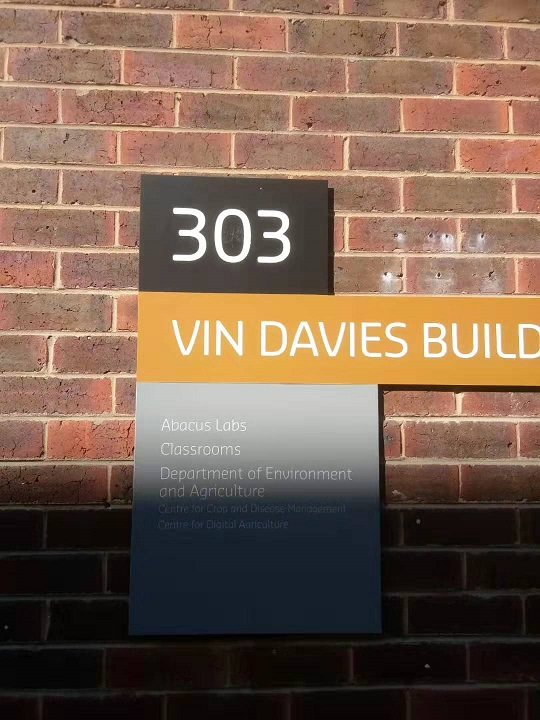
#> input picture Machine Perception/Mp/Assignment/BS01.jpg, 540 x 720 px; its folder holds only this picture in this run
$ python -i numberExtraction.py   (imports and definitions only)   (older library calls are emulated)
#> lines starting #> are read from the running program, lines starting #| are printed output that depends on the picture; after the words box and inside, x2 and y2 are one past the last pixel; in counts of white or black regions, pixels touching at a corner belong together
import cv2
import glob
from matplotlib import pyplot as plt
import numpy as np


#puts coordinate points for image rotation in a consistant order
def order_points(pts):
    #initialize ordered coordinates representing a rectangle, rectangle can be angled
    #order, top left, top right, bottom right, bottom left,
    rect = np.zeros((4,2),dtype ="float32")


    #finds the minimum and maximum sum of coordinates as this represents top left and bottom right
    minimum = pts[0]
    maximum = pts[0]
    for i in pts:
        if(i[0] + i[1] > maximum[0] + maximum[1]):
            maximum = i
        if(i[0] + i[1] < minimum[0] + minimum[1]):
            minimum = i

    rect[0] = minimum
    rect[2] = maximum

    #find the difference between coordinate values, as this represents top right vs bottom left
    diff = np.diff(pts, axis = 1)
    rect[1] = pts[np.argmin(diff)]
    rect[3] = pts[np.argmax(diff)]
    return rect


#takes in a bounding box around the numbers on the building sign, and rotates to remove tilt from numbers
def warpRotation(img, pts):
    #orders the coordinates consistantely
    rect = order_points(pts)
    (tl, tr, br, bl) = rect

    #calcs maximum possible width
    widthA = np.sqrt(((br[0] - bl[0]) ** 2) + ((br[1] - bl[1]) ** 2))
    widthB = np.sqrt(((tr[0] - tl[0]) ** 2) + ((tr[1] - tl[1]) ** 2))
    maxWidth = max(int(widthA), int(widthB))

    #calcs max possible height
    heightA = np.sqrt(((tr[0] - br[0]) ** 2) + ((tr[1] - br[1]) ** 2))
    heightB = np.sqrt(((tl[0] - bl[0]) ** 2) + ((tl[1] - bl[1]) ** 2))
    maxHeight = max(int(heightA), int(heightB))

    dst = np.array([[0, 0],[maxWidth - 1, 0],[maxWidth - 1, maxHeight - 1],[0, maxHeight - 1]], dtype = "float32")

    #use getPerspective and warpPerspective to rotate rectangle straight
    M = cv2.getPerspectiveTransform(rect,dst)
    warped = cv2.warpPerspective(img, M, (maxWidth, maxHeight))
    return warped

#responsible for detecting the sign contour, post image processing
def find_squares(img):

    squares = []
    for gray in cv2.split(img):
        for thrs in range(0, 255, 26):
            if thrs == 0:
                bin = cv2.Canny(gray, 0, 50, apertureSize=5)
                bin = cv2.dilate(bin, None)
            else:
                retval, bin = cv2.threshold(gray, thrs, 255, cv2.THRESH_BINARY)
            bin, contours, hierarchy = cv2.findContours(bin, cv2.RETR_LIST, cv2.CHAIN_APPROX_SIMPLE)
            for cnt in contours:

                #implementation of douglas pecker algorithm, grabs a polygon, but allows some leeway based on the arclength
                cnt_len = 0.08 * cv2.arcLength(cnt, True)
                cnt = cv2.approxPolyDP(cnt, cnt_len, True)
                #checks polygon has 4 sides, and is above and below size thresholds
                if len(cnt) == 4 and cv2.contourArea(cnt) > 4000 and cv2.contourArea(cnt)<30000 and cv2.isContourConvex(cnt):
                    squares.append(cnt)

    return squares


#processes and extracts numbers from sign
def process_sign(crop):

    badcontours = []

    height, width = crop.shape

    #grabs all contours using convex hull and puts minrect around them
    cropimg, contours, hierarchy = cv2.findContours(crop, cv2.RETR_LIST, cv2.CHAIN_APPROX_SIMPLE)
    for cnt in contours:
        appended = False
        hull = cv2.convexHull(cnt)
        rect = cv2.minAreaRect(cnt)
        box = cv2.boxPoints(rect)
        box = np.int0(box)

        #if any rectangle section touches the edge, that contour is considered bad
        if(box[0][0] < 1 or box[0][1] < 1 or box[1][0] < 1 or box[1][1] < 1 and box[2][0] < 1 or box[2][1] < 1 or box[3][0] < 1 or box[3][1] < 1):
            badcontours.append(cnt)
            appended = True

        if(box[0][0] >= width-1 or box[1][0] >= width-1 or box[2][0] >= width-1 or box[3][0] >= width-5):
            if(not appended):
                badcontours.append(cnt)
                appended = True

        if(box[0][1] >= height-1 or box[1][1] >= height-1 or box[2][1] >= height-1 or box[3][1] >= height-1):
            if(not appended):
                badcontours.append(cnt)
                appended = True

        #any contours under a certain size are considered bad
        if(cv2.contourArea(hull)<300 and not appended):
            badcontours.append(cnt)

    #bad contours are filled with black (0,0,0)
    cv2.fillPoly(cropimg, badcontours,(0,0,0))

    #cv2.imshow('aftercrop',cropimg)
    #cv2.waitKey(0)


    #grab remaining contours, should only be numbers now
    cropimg, contours, hierarchy = cv2.findContours(crop, cv2.RETR_LIST, cv2.CHAIN_APPROX_SIMPLE)
    combine = []

    #takes the min area around combined contours, this gets angle of number slant
    for cnt in contours:
        for i in cnt:
            combine.append(i)

    combine = np.asarray(combine)


    minrect = cv2.minAreaRect(combine)
    box = cv2.boxPoints(minrect)
    box = np.int0(box)

    #rotates slanted numbers to be straight
    cropimg = warpRotation(cropimg, box)

    #thresholds again after rotation reintroduces gray values
    _,cropimg = cv2.threshold(cropimg, 200, 255, cv2.THRESH_BINARY)

    #adds a thin border around number cluster
    cropimg = cv2.copyMakeBorder(cropimg,10,10,10,10,cv2.BORDER_CONSTANT,(0,0,0))

    #grab individual external contours, each should be a number
    cropimg, contours, hierarchy = cv2.findContours(cropimg, cv2.RETR_EXTERNAL, cv2.CHAIN_APPROX_SIMPLE)
    numbers = []
    sort = []
    sortcont = []

    #place rectangle around each contour and grabs coordinate x value representing top left coordinate
    for cnt in contours:
        hull = cv2.convexHull(cnt)
        x,y,w,h = cv2.boundingRect(cnt)
        sort.append(x)

    #implement bubble sort, based on x bounding box of each contour, to sort left to right
    swapped = True
    while swapped:
        swapped = False
        for x in range(len(sort) -1):
            if sort[x] > sort[x+1]:
                sort[x], sort[x+1] = sort[x+1], sort[x]
                contours[x], contours[x+1] = contours[x+1], contours[x]
                swapped = True

    #place rectangle around each individual number, crop them out seperately into a list
    for cnt in contours:
        hull = cv2.convexHull(cnt)
        x,y,w,h = cv2.boundingRect(cnt)

        crop = cropimg[y : y+h, x: x+w]

        crop = cv2.copyMakeBorder(crop,4,4,4,4,cv2.BORDER_CONSTANT,(0,0,0))

        numbers.append(crop)

    #return cropped numbers, and cropped signarea
    return numbers, cropimg


#main of this module, takes in 1 image to process at a time, locates sign and extracts numbers
def runExtract(inFile):

#image preprocessing begins

#creating kernel used to sharpen images, and default values
#> called with inFile = '../BS01.jpg'
    ddepth = -1
    sharpen = np.array((
	    [0,-1,0],
	    [-1,5,-1],
	    [0,-1,0]), dtype ="int")

    #read in image
    img = cv2.imread(inFile)
#> img is the input picture: shape (720, 540, 3); mean B, G, R 80.5, 97.2, 122

    #blur, sharpen, blur
    img = cv2.GaussianBlur(img,(5,5),0)
    img = cv2.filter2D(img, ddepth, sharpen)
    img = cv2.GaussianBlur(img,(5,5),0)

    #convert to HSV
    hsv = cv2.cvtColor(img, cv2.COLOR_BGR2HSV)
#> hsv: shape (720, 540, 3); mean H, S, V 27.2, 97.4, 124

    # define colour range, below 50 saturation defines white, gray and black range.
    lower_val = np.array([0,0,0]) #lowest threshold is [0,0,0] black
    upper_val = np.array([179,50,255]) # all 179 hue values, all 255 values, 50/255 saturation

    #define black tinged with blue colour range
    lower_val2 = np.array([80,0,0])
    upper_val2 = np.array([150,255,100])


    # define red value range below 100 light level, 2 range sets are required due to red being 0 on hsv gradient, up to 90 saturation
    lower_val3 = np.array([0,0,0])
    upper_val3 = np.array([15,90,100])
    lower_val4 = np.array([165,0,0])
    upper_val4 = np.array([179,90,100])


    #all light levels above 190 are set to white 255
    lower_val7 = np.array([0,0,190]) #lowest threshold is [0,0,0] black
    upper_val7 = np.array([179,50,255]) # all 179 hue values, all 255 values, 50/255 saturation


    #preprocess, by whitening and blackening some background sections
    mask = cv2.inRange(hsv, lower_val2, upper_val2)
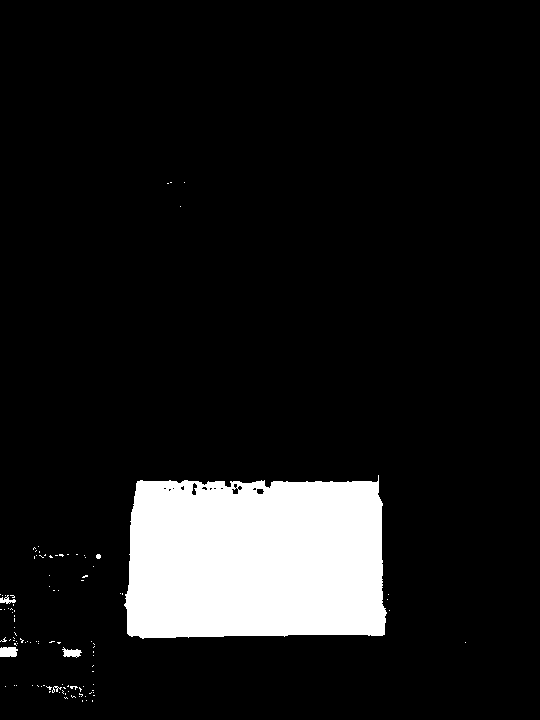
#> mask: shape (720, 540); 10.2% white; 108 white regions (102 under 20 px), largest, box (x1, y1, x2, y2) and area: (124, 475, 387, 639) 38905, (0, 647, 18, 657) 164, (62, 647, 82, 658) 125, (0, 595, 16, 604) 70, (52, 686, 62, 693) 29, (96, 554, 101, 559) 21
    img[mask != 0] = [0,0,0]
#> img: shape (720, 540, 3); mean B, G, R 75.6, 93.4, 119
    hsv = cv2.cvtColor(img, cv2.COLOR_BGR2HSV)
#> hsv: shape (720, 540, 3); mean H, S, V 16.4, 86.1, 119.2
    mask = cv2.inRange(hsv, lower_val3, upper_val3)
#> mask: shape (720, 540); 16.6% white; 296 white regions (245 under 20 px), largest, box (x1, y1, x2, y2) and area: (27, 471, 399, 641) 41673, (140, 177, 329, 292) 9421, (0, 606, 145, 704) 5727
    img[mask != 0] = [0,0,0]
#> img: shape (720, 540, 3); mean B, G, R 73.2, 90.9, 116.2
    hsv = cv2.cvtColor(img, cv2.COLOR_BGR2HSV)
#> hsv: shape (720, 540, 3); mean H, S, V 15.9, 83.6, 116.3
    mask = cv2.inRange(hsv, lower_val4, upper_val4)
#> mask: shape (720, 540); 0.28% white; 98 white regions (84 under 20 px), largest, box (x1, y1, x2, y2) and area: (48, 692, 96, 704) 207, (385, 592, 399, 608) 119, (464, 641, 481, 657) 84
    img[mask != 0] = [0,0,0]
#> img: shape (720, 540, 3); mean B, G, R 73.2, 90.8, 116.1
    hsv = cv2.cvtColor(img, cv2.COLOR_BGR2HSV)
#> hsv: shape (720, 540, 3); mean H, S, V 15.4, 83.4, 116.2


    #threshold using previously defined colour range
    #anything higher than the 50 saturation value will be converted to 115 gray, anything higher than 190 light level will be pure white
    mask = cv2.inRange(hsv, lower_val, upper_val)
#> mask: shape (720, 540); 28.2% white; 135 white regions (96 under 20 px), largest, box (x1, y1, x2, y2) and area: (0, 383, 540, 717) 82610, (140, 175, 329, 292) 20236, (398, 499, 540, 515) 755
    mask2 = cv2.inRange(hsv, lower_val7, upper_val7)
#> mask2: shape (720, 540); 4.3% white; 37 white regions (13 under 20 px), largest, box (x1, y1, x2, y2) and area: (134, 383, 377, 443) 10236, (215, 209, 251, 262) 767, (173, 208, 206, 261) 672
    mask = cv2.bitwise_not(mask)
    img[mask != 0] = [115,115,115]
    img[mask2 !=0] = [255,255,255]
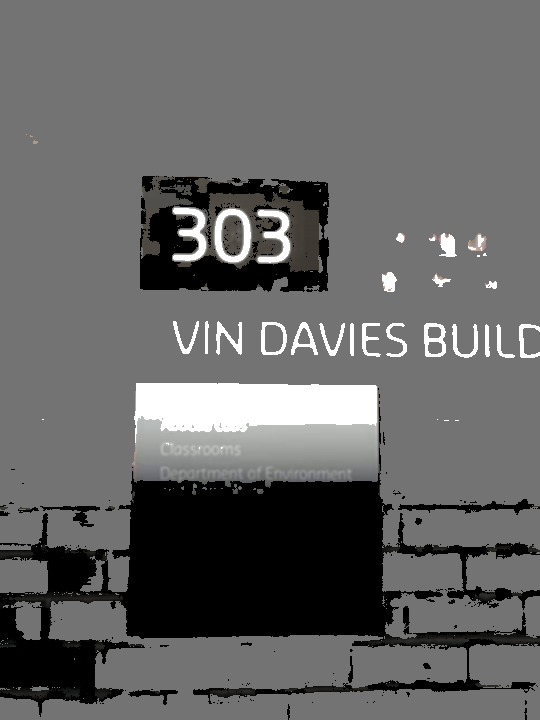
#> img: shape (720, 540, 3); mean B, G, R 100.8, 101, 101


    #make hsv processed image gray
    gray = cv2.cvtColor(img,cv2.COLOR_BGR2GRAY)

    #binarize on threshold 114
    _,thresh1 = cv2.threshold(gray, 114, 255, cv2.THRESH_BINARY)  # ensure binary
#> thresh1: shape (720, 540); 79.6% white; 113 black regions (94 under 20 px), largest, box (x1, y1, x2, y2) and area: (0, 388, 540, 717) 59931, (140, 175, 329, 292) 16523, (398, 499, 540, 515) 755

    #create morphology kernel
    kernel = cv2.getStructuringElement(cv2.MORPH_ELLIPSE,(5,5))

    #apply morphology kernel for the OPEN operation
    prebound = cv2.morphologyEx(thresh1, cv2.MORPH_OPEN, kernel)
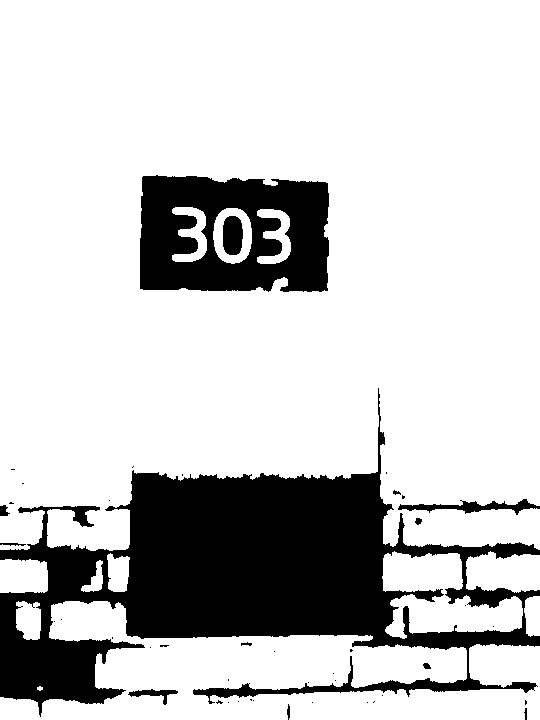
#> prebound: shape (720, 540); 79% white; 44 black regions (31 under 20 px)
    thresh1 = prebound

    #find contours of decent size and shape
    squares = find_squares(thresh1)
#> the loop in find_squares, `for gray in cv2.split(img):` made 1 pass
#> after the loop in find_squares, `for gray in cv2.split(img):`: cnt = [[0, 0], [0, 549], [539, 549], [539, 0]]; squares = 11 contours; largest, box (x1, y1, x2, y2) and area: (139, 175, 329, 292) 21002, (140, 177, 329, 291) 20570, (140, 177, 329, 291) 20570, (140, 177, 329, 291) 20570, (140, 177, 329, 291) 20570
    if(len(squares) >= 1):
        rect = cv2.minAreaRect(squares[0])
#> rect = ((234.5, 233), (110, 183), -90)
        box = cv2.boxPoints(rect)
#> box = [[326, 288], [143, 288], [143, 178], [326, 178]]
        box = np.int0(box)
        #cv2.drawContours(thresh1,[box],0,(100,100,100),2)
        x,y,w,h = squares[0]
#> x = [[143, 178]]; y = [[324, 183]]; w = [[326, 288]]; h = [[143, 288]]

        #the x,y,w,h values are different depending on the angle of square, this checks to make sure the right values are used while cropping
        if(x[0][0] > w[0][0]):
            crop = thresh1[h[0][1]:y[0][1], h[0][0]:y[0][0]]
        else:
            crop = thresh1[x[0][1]:w[0][1], x[0][0]:w[0][0]]
#> crop: shape (110, 183); 17.5% white; 10 white regions (3 under 20 px)

        #if sign processing fails e.g.(sign detected, but numbers are bad), catch expection here and return invalid
        try:
            x,y = process_sign(crop)
#> in process_sign, `cropimg, contours, hierarchy = cv2.findContours(crop, cv2.RETR_LIST, c..`: contours = 11 contours, 4 with area under 20; largest, box (x1, y1, x2, y2) and area: (70, 30, 109, 86) 1728, (29, 29, 64, 84) 852, (114, 31, 148, 86) 826, (79, 37, 101, 78) 724, (96, 0, 183, 8) 179, (129, 99, 145, 110) 107, (69, 0, 89, 5) 40
#> the loop in process_sign, `for cnt in contours:` made 11 passes
#> (appended, hull, rect, box) on pass 3: (True, [[182, 58], [181, 58], [181, 48], [182, 47]], ((181.5, 52.5), (11, 1), -90), [[182, 58], [181, 58], [181, 47], [182, 47]])
#> after the loop in process_sign, `for cnt in contours:`: badcontours = 7 contours, 4 with area under 20; largest, box (x1, y1, x2, y2) and area: (96, 0, 183, 8) 179, (129, 99, 145, 110) 107, (69, 0, 89, 5) 40
#> in process_sign, `cv2.fillPoly(cropimg, badcontours,(0,0,0))`:
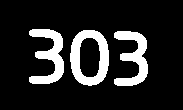
#> cropimg: shape (110, 183); 15% white; 3 white regions
#> in process_sign, `cropimg, contours, hierarchy = cv2.findContours(crop, cv2.RETR_LIST, c..`: contours = 4 contours; box (x1, y1, x2, y2) and area: (70, 30, 109, 86) 1728, (29, 29, 64, 84) 852, (114, 31, 148, 86) 826, (79, 37, 101, 78) 724
#> the loop in process_sign, `for cnt in contours:` made 4 passes
#> after the loop in process_sign, `for cnt in contours:`: combine = 265 items, first 6: [[85, 38]], [[86, 37]], [[92, 37]], [[93, 38]], [[94, 38]], [[98, 42]]
#> in process_sign, `combine = np.asarray(combine)`: combine = contour of 265 points, box (x1, y1, x2, y2) (29, 29, 148, 86), area 2952
#> in process_sign, `minrect = cv2.minAreaRect(combine)`: minrect = ((87.88, 57.43), (55.12, 118.9), -88.73)
#> in process_sign, `box = cv2.boxPoints(minrect)`: box = [[146.7, 86.3], [27.83, 83.66], [29.05, 28.56], [147.9, 31.2]]
#> in process_sign, `box = np.int0(box)`: box = [[146, 86], [27, 83], [29, 28], [147, 31]]
#> in order_points, `minimum = pts[0]`: minimum = [146, 86]
#> the loop in order_points, `for i in pts:` made 4 passes
#> in order_points, `diff = np.diff(pts, axis = 1)`: diff = [-60, 56, -1, -116]
#> in warpRotation, `rect = order_points(pts)`: rect = [[29, 28], [147, 31], [146, 86], [27, 83]]
#> in warpRotation, `(tl, tr, br, bl) = rect`: tl = [29, 28]; tr = [147, 31]; br = [146, 86]; bl = [27, 83]
#> in warpRotation, `widthA = np.sqrt(((br[0] - bl[0]) ** 2) + ((br[1] - bl[1]) ** 2))`: widthA = 119
#> in warpRotation, `widthB = np.sqrt(((tr[0] - tl[0]) ** 2) + ((tr[1] - tl[1]) ** 2))`: widthB = 118
#> in warpRotation, `maxWidth = max(int(widthA), int(widthB))`: maxWidth = 119
#> in warpRotation, `heightA = np.sqrt(((tr[0] - br[0]) ** 2) + ((tr[1] - br[1]) ** 2))`: heightA = 55.01
#> in warpRotation, `heightB = np.sqrt(((tl[0] - bl[0]) ** 2) + ((tl[1] - bl[1]) ** 2))`: heightB = 55.04
#> in warpRotation, `maxHeight = max(int(heightA), int(heightB))`: maxHeight = 55
#> in warpRotation, `dst = np.array([[0, 0],[maxWidth - 1, 0],[maxWidth - 1, maxHeight - 1]..`: dst = [[0, 0], [118, 0], [118, 54], [0, 54]]
#> in warpRotation, `M = cv2.getPerspectiveTransform(rect,dst)`: M = [[1, 0.0365, -30.1], [-0.0253, 0.993, -27.08], [-7.82e-06, 0.000154, 1]]
#> in process_sign, `cropimg = cv2.copyMakeBorder(cropimg,10,10,10,10,cv2.BORDER_CONSTANT,(..`:
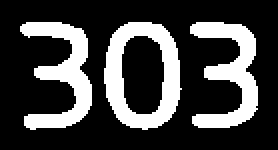
#> cropimg: shape (75, 139) (shown 2 times larger); 26.1% white; 3 white regions
#> in process_sign, `cropimg, contours, hierarchy = cv2.findContours(cropimg, cv2.RETR_EXTE..`: contours = 3 contours; box (x1, y1, x2, y2) and area: (52, 11, 91, 65) 1636, (10, 11, 46, 65) 756, (95, 11, 129, 64) 733
#> the loop in process_sign, `for cnt in contours:` made 3 passes
#> (x, w, h) on passes 1 to 3: (95, 34, 53), (52, 39, 54), (10, 36, 54)
#> after the loop in process_sign, `for cnt in contours:`: sort = [95, 52, 10]
#> after the loop in process_sign, `while swapped:`: sort = [10, 52, 95]
#> the loop in process_sign, `for cnt in contours:` made 3 passes
#> pass 1, in process_sign, `crop = cv2.copyMakeBorder(crop,4,4,4,4,cv2.BORDER_CONSTANT,(0,0,0))`:
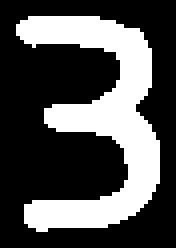
#> crop: shape (62, 44) (shown 4 times larger); 31.7% white; 1 white region, box (x1, y1, x2, y2) and area: (4, 4, 40, 58) 865
#> pass 2, in process_sign, `crop = cv2.copyMakeBorder(crop,4,4,4,4,cv2.BORDER_CONSTANT,(0,0,0))`:
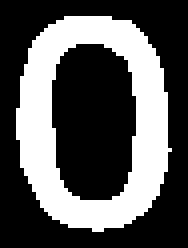
#> crop: shape (62, 47) (shown 4 times larger); 34.7% white; 1 white region, box (x1, y1, x2, y2) and area: (4, 4, 43, 58) 1011
#> after the loop in process_sign, `for cnt in contours:`: numbers = 3 items
#> x = 3 items
        except Exception:
            print("Sign Proccessing Failed")
            return False, False, False

        return x,y,True
    else:
        print("No Sign Detected")

    return False,False,False

>>> result = runExtract('../BS01.jpg')
